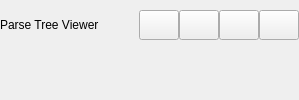
			      <widget class="QWidget" name="Treepage">
				<layout class="QVBoxLayout" name="Treepage_Layout">
				  <property name="spacing">
				    <number>0</number>
				  </property>
				  <property name="leftMargin">
				    <number>0</number>
				  </property>
				  <property name="topMargin">
				    <number>0</number>
				  </property>
				  <property name="rightMargin">
				    <number>0</number>
				  </property>
				  <property name="bottomMargin">
				    <number>0</number>
				  </property>
				  <item>
				    <widget class="QWidget" name="Treebar" native="true">
				      <property name="minimumSize">
					<size>
					  <width>0</width>
					  <height>50</height>
					</size>
				      </property>
				      <property name="maximumSize">
					<size>
					  <width>16777215</width>
					  <height>50</height>
					</size>
				      </property>
				      <layout class="QHBoxLayout" name="Treepagebar_Layout">
					<property name="spacing">
					  <number>0</number>
					</property>
					<property name="leftMargin">
					  <number>0</number>
					</property>
					<property name="topMargin">
					  <number>0</number>
					</property>
					<property name="rightMargin">
					  <number>0</number>
					</property>
					<property name="bottomMargin">
					  <number>0</number>
					</property>
					<item>
					  <widget class="QLabel" name="TreeLabel">
					    <property name="text">
					      <string>Parse Tree Viewer</string>
					    </property>
					  </widget>
					</item>
					<item>
					  <spacer name="TreebarSpacer">
					    <property name="orientation">
					      <enum>Qt::Horizontal</enum>
					    </property>
					    <property name="sizeHint" stdset="0">
					      <size>
						<width>40</width>
						<height>20</height>
					      </size>
					    </property>
					  </spacer>
					</item>
					<item>
					  <widget class="QPushButton" name="TreeZoomOut">
					    <property name="minimumSize">
					      <size>
						<width>40</width>
						<height>30</height>
					      </size>
					    </property>
					    <property name="focusPolicy">
					      <enum>Qt::NoFocus</enum>
					    </property>
					    <property name="text">
					      <string/>
					    </property>
					    <property name="icon">
					      <iconset>
						<normaloff>./resources/icons/maginifyingminus.svg</normaloff>./resources/icons/maginifyingminus.svg
					      </iconset>
					    </property>
					    <property name="iconSize">
					      <size>
						<width>12</width>
						<height>12</height>
					      </size>
					    </property>
					  </widget>
					</item>
					<item>
					  <widget class="QPushButton" name="TreeZoomReset">
					    <property name="minimumSize">
					      <size>
						<width>40</width>
						<height>30</height>
					      </size>
					    </property>
					    <property name="focusPolicy">
					      <enum>Qt::NoFocus</enum>
					    </property>
					    <property name="text">
					      <string/>
					    </property>
					    <property name="icon">
					      <iconset>
						<normaloff>./resources/icons/maginifying.svg</normaloff>./resources/icons/maginifying.svg
					      </iconset>
					    </property>
					    <property name="iconSize">
					      <size>
						<width>12</width>
						<height>12</height>
					      </size>
					    </property>
					  </widget>
					</item>
					<item>
					  <widget class="QPushButton" name="TreeZoomIn">
					    <property name="minimumSize">
					      <size>
						<width>40</width>
						<height>30</height>
					      </size>
					    </property>
					    <property name="focusPolicy">
					      <enum>Qt::NoFocus</enum>
					    </property>
					    <property name="text">
					      <string/>
					    </property>
					    <property name="icon">
					      <iconset>
						<normaloff>./resources/icons/maginifyingplus.svg</normaloff>./resources/icons/maginifyingplus.svg
					      </iconset>
					    </property>
					    <property name="iconSize">
					      <size>
						<width>12</width>
						<height>12</height>
					      </size>
					    </property>
					  </widget>
					</item>
					<item>
					  <widget class="QPushButton" name="TreeSave">
					    <property name="minimumSize">
					      <size>
						<width>40</width>
						<height>30</height>
					      </size>
					    </property>
					    <property name="focusPolicy">
					      <enum>Qt::NoFocus</enum>
					    </property>
					    <property name="text">
					      <string/>
					    </property>
					    <property name="icon">
					      <iconset>
						<normaloff>./resources/icons/save.svg</normaloff>./resources/icons/save.svg
					      </iconset>
					    </property>
					    <property name="iconSize">
					      <size>
						<width>12</width>
						<height>12</height>
					      </size>
					    </property>
					  </widget>
					</item>
				      </layout>
				    </widget>
				  </item>
				  <item>
				    <widget class="QStackedWidget" name="SvgViewer" native="true">
				      <property name="maximumSize">
					<size>
					  <width>16777215</width>
					  <height>16777215</height>
					</size>
				      </property>
				    </widget>
				  </item>
				</layout>
			      </widget>
